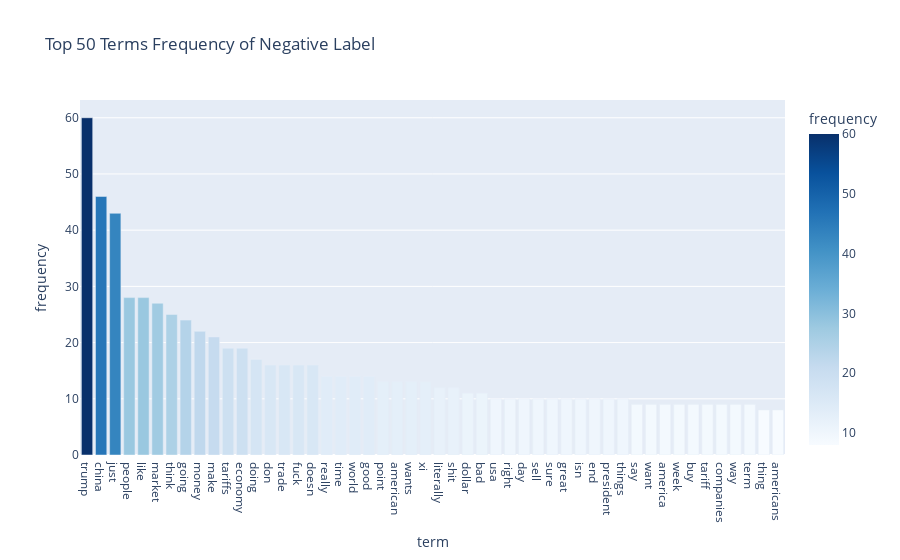

Notebook cell for this chart:
### Markdown cell above
### Fifure 1-2
生成負面情緒（ label== -1.0） 的詞頻率排序前50的詞彙

### Code cell
# Answer here

#取出 label== -1.0 的負面詞彙
negative_df = stock_df[stock_df['label']== -1.0]

#重新vectorize 
count_vect = CountVectorizer(stop_words="english") #去除停用詞
negative_counts = count_vect.fit_transform(negative_df['text'])

#算詞頻，取前50最常出現的詞

terms = count_vect.get_feature_names_out()
freqs = np.asarray(negative_counts.sum(axis=0)).ravel()
top_n = 50
df_terms = pd.DataFrame({"term": terms, "frequency": freqs})
df_top = df_terms.sort_values("frequency", ascending=False).head(top_n)

print(df_top.head())

fig = px.bar(df_top, 
             x="term", 
             y="frequency", 
             color="frequency", 
             color_continuous_scale="Blues", 
             title=f"Top {top_n} Terms Frequency of Negative Label")
fig.show()

### Figure 1 — Plotly figure (JSON) as saved in the notebook; plotly's stock layout.template omitted (floating-point values rounded to 4 significant figures)
{"data": [{"hovertemplate": "term=%{x}<br>frequency=%{marker.color}<extra></extra>", "legendgroup": "", "marker": {"color": [60, 46, 43, 28, 28, 27, 25, 24, 22, 21, 19, 19, 17, 16, 16, 16, 16, 14, 14, 14, 14, 13, 13, 13, 13, 12, 12, 11, 11, 10, 10, 10, 10, 10, 10, 10, 10, 10, 10, 9, 9, 9, 9, 9, 9, 9, 9, 9, 8, 8], "coloraxis": "coloraxis", "pattern": {"shape": ""}}, "name": "", "orientation": "v", "showlegend": false, "textposition": "auto", "type": "bar", "x": ["trump", "china", "just", "people", "like", "market", "think", "going", "money", "make", "tariffs", "economy", "doing", "don", "trade", "fuck", "doesn", "really", "time", "world", "good", "point", "american", "wants", "xi", "literally", "shit", "dollar", "bad", "usa", "right", "day", "sell", "sure", "great", "isn", "end", "president", "things", "say", "want", "america", "week", "buy", "tariff", "companies", "way", "term", "thing", "americans"], "xaxis": "x", "y": [60, 46, 43, 28, 28, 27, 25, 24, 22, 21, 19, 19, 17, 16, 16, 16, 16, 14, 14, 14, 14, 13, 13, 13, 13, 12, 12, 11, 11, 10, 10, 10, 10, 10, 10, 10, 10, 10, 10, 9, 9, 9, 9, 9, 9, 9, 9, 9, 8, 8], "yaxis": "y"}], "layout": {"barmode": "relative", "coloraxis": {"colorbar": {"title": {"text": "frequency"}}, "colorscale": [[0, "rgb(247,251,255)"], [0.125, "rgb(222,235,247)"], [0.25, "rgb(198,219,239)"], [0.375, "rgb(158,202,225)"], [0.5, "rgb(107,174,214)"], [0.625, "rgb(66,146,198)"], [0.75, "rgb(33,113,181)"], [0.875, "rgb(8,81,156)"], [1, "rgb(8,48,107)"]]}, "legend": {"tracegroupgap": 0}, "title": {"text": "Top 50 Terms Frequency of Negative Label"}, "xaxis": {"anchor": "y", "domain": [0, 1], "title": {"text": "term"}}, "yaxis": {"anchor": "x", "domain": [0, 1], "title": {"text": "frequency"}}}}
